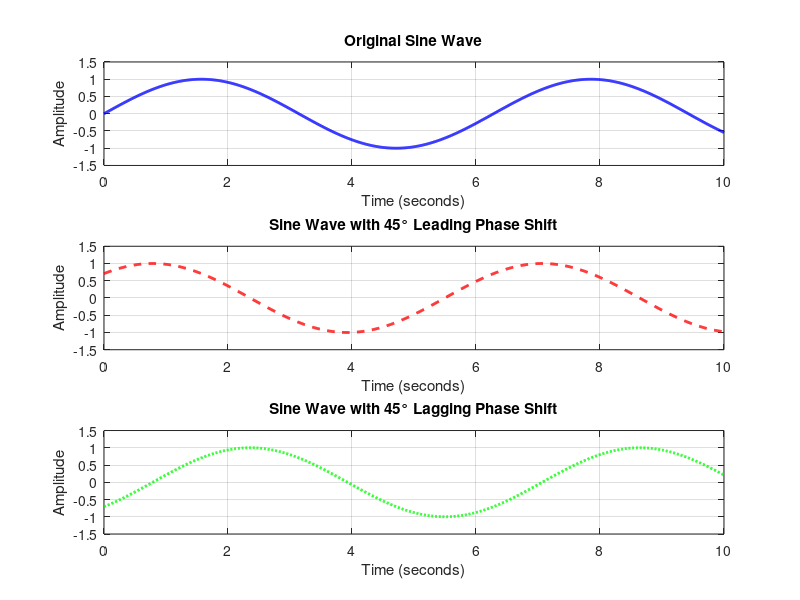

The MATLAB source for this figure:
n=10;
t = 0:0.01:n;  %creates a time vector from 0 to 10 in steps of 0.01


y = sin(t);                
y_leading = sin(t + pi/4);   % + pi/4 means the wave is shifted left → it starts earlier → leading
y_lagging = sin(t - pi/4);   % - pi/4 means the wave is shifted right → it starts later → lagging


subplot(3,1,1);
plot(t, y, 'b', 'LineWidth', 2); % Plots the original wave in blue.
grid on;
axis([0 n -1.5 1.5]);
xlabel('Time (seconds)');
ylabel('Amplitude');
title('Original Sine Wave'); 
  

subplot(3,1,2);
plot(t, y_leading, 'r--', 'LineWidth', 2); %Plots the leading sine wave in red dashed line.
grid on;
axis([0 n -1.5 1.5]);
xlabel('Time (seconds)');
ylabel('Amplitude');
title('Sine Wave with 45° Leading Phase Shift');


subplot(3,1,3);
plot(t, y_lagging, 'g:', 'LineWidth', 2); % Plots the lagging sine wave in green dotted line.
grid on;
axis([0 n -1.5 1.5]);
xlabel('Time (seconds)');
ylabel('Amplitude');
title('Sine Wave with 45° Lagging Phase Shift');
